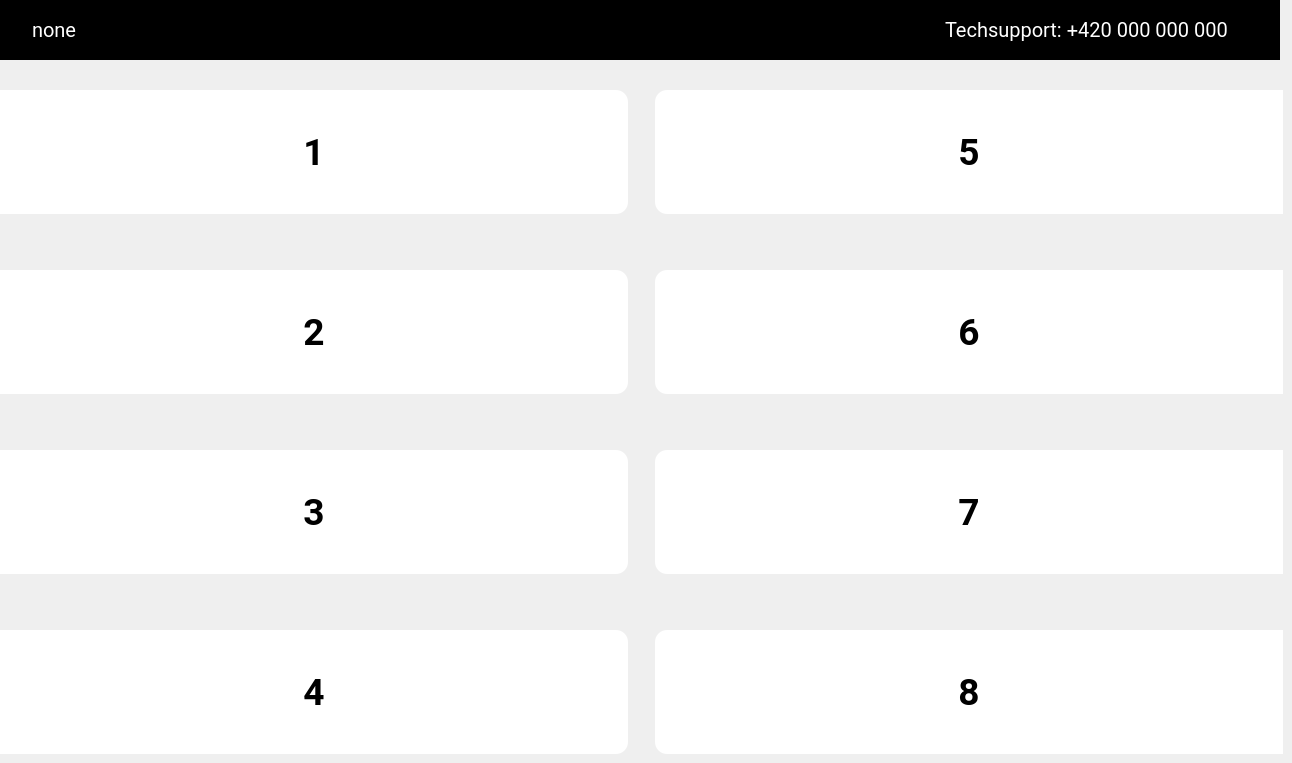
    <widget class="QWidget" name="i12Page">
     <widget class="QFrame" name="i12FrLogo">
      <property name="geometry">
       <rect>
        <x>0</x>
        <y>0</y>
        <width>1280</width>
        <height>60</height>
       </rect>
      </property>
      <property name="styleSheet">
       <string notr="true">background-color:rgb(0, 0, 0);</string>
      </property>
      <property name="frameShape">
       <enum>QFrame::StyledPanel</enum>
      </property>
      <property name="frameShadow">
       <enum>QFrame::Raised</enum>
      </property>
      <widget class="QLabel" name="i12LblLogo">
       <property name="geometry">
        <rect>
         <x>578</x>
         <y>13</y>
         <width>124</width>
         <height>34</height>
        </rect>
       </property>
       <property name="text">
        <string>&lt;html&gt;&lt;head/&gt;&lt;body&gt;&lt;p&gt;&lt;img src=&quot;:/res/pic/Frame.png&quot;/&gt;&lt;/p&gt;&lt;/body&gt;&lt;/html&gt;</string>
       </property>
      </widget>
      <widget class="QLabel" name="i12LblNumbPage">
       <property name="geometry">
        <rect>
         <x>32</x>
         <y>18</y>
         <width>120</width>
         <height>24</height>
        </rect>
       </property>
       <property name="font">
        <font>
         <family>Roboto</family>
         <pointsize>15</pointsize>
        </font>
       </property>
       <property name="styleSheet">
        <string notr="true">color:rgb(255, 255, 255);
qproperty-alignment: AlignLeft;</string>
       </property>
       <property name="text">
        <string>none</string>
       </property>
      </widget>
      <widget class="QLabel" name="i12LblTech">
       <property name="geometry">
        <rect>
         <x>945</x>
         <y>18</y>
         <width>303</width>
         <height>24</height>
        </rect>
       </property>
       <property name="font">
        <font>
         <family>Roboto</family>
         <pointsize>15</pointsize>
        </font>
       </property>
       <property name="styleSheet">
        <string notr="true">color:rgb(255, 255, 255);
qproperty-alignment: AlignLeft;</string>
       </property>
       <property name="text">
        <string>Techsupport: +420 000 000 000</string>
       </property>
      </widget>
     </widget>
     <widget class="QPushButton" name="i12Btn5">
      <property name="geometry">
       <rect>
        <x>655</x>
        <y>90</y>
        <width>628</width>
        <height>124</height>
       </rect>
      </property>
      <property name="font">
       <font>
        <family>Roboto</family>
        <pointsize>28</pointsize>
        <weight>75</weight>
        <bold>true</bold>
       </font>
      </property>
      <property name="focusPolicy">
       <enum>Qt::NoFocus</enum>
      </property>
      <property name="styleSheet">
       <string notr="true">QPushButton#i12Btn5{background-color: rgb(255, 255, 255);
color:rgb(0, 0, 0);
border-top-left-radius: 12px;
    border-top-right-radius: 0px;
    border-bottom-right-radius: 0px;
    border-bottom-left-radius: 12px;
image:url(':/res/pic/Vector2.png');
image-position: right;
border-style: outset;}
QPushButton#i12Btn5:pressed{background-color:rgb(222, 222, 222);
border-style: inset;}
</string>
      </property>
      <property name="text">
       <string>5</string>
      </property>
     </widget>
     <widget class="QPushButton" name="i12Btn6">
      <property name="geometry">
       <rect>
        <x>655</x>
        <y>270</y>
        <width>628</width>
        <height>124</height>
       </rect>
      </property>
      <property name="font">
       <font>
        <family>Roboto</family>
        <pointsize>28</pointsize>
        <weight>75</weight>
        <bold>true</bold>
       </font>
      </property>
      <property name="focusPolicy">
       <enum>Qt::NoFocus</enum>
      </property>
      <property name="styleSheet">
       <string notr="true">QPushButton#i12Btn6{background-color: rgb(255, 255, 255);
color:rgb(0, 0, 0);
border-top-left-radius: 12px;
    border-top-right-radius: 0px;
    border-bottom-right-radius: 0px;
    border-bottom-left-radius: 12px;
image:url(':/res/pic/Vector2.png');
image-position: right;
border-style: outset;}
QPushButton#i12Btn6:pressed{background-color:rgb(222, 222, 222);
border-style: inset;}
</string>
      </property>
      <property name="text">
       <string>6</string>
      </property>
     </widget>
     <widget class="QPushButton" name="i12Btn7">
      <property name="geometry">
       <rect>
        <x>655</x>
        <y>450</y>
        <width>628</width>
        <height>124</height>
       </rect>
      </property>
      <property name="font">
       <font>
        <family>Roboto</family>
        <pointsize>28</pointsize>
        <weight>75</weight>
        <bold>true</bold>
       </font>
      </property>
      <property name="focusPolicy">
       <enum>Qt::NoFocus</enum>
      </property>
      <property name="styleSheet">
       <string notr="true">QPushButton#i12Btn7{background-color: rgb(255, 255, 255);
color:rgb(0, 0, 0);
border-top-left-radius: 12px;
    border-top-right-radius: 0px;
    border-bottom-right-radius: 0px;
    border-bottom-left-radius: 12px;
image:url(':/res/pic/Vector2.png');
image-position: right;
border-style: outset;}
QPushButton#i12Btn7:pressed{background-color:rgb(222, 222, 222);
border-style: inset;}
</string>
      </property>
      <property name="text">
       <string>7</string>
      </property>
     </widget>
     <widget class="QPushButton" name="i12Btn8">
      <property name="geometry">
       <rect>
        <x>655</x>
        <y>630</y>
        <width>628</width>
        <height>124</height>
       </rect>
      </property>
      <property name="font">
       <font>
        <family>Roboto</family>
        <pointsize>28</pointsize>
        <weight>75</weight>
        <bold>true</bold>
       </font>
      </property>
      <property name="focusPolicy">
       <enum>Qt::NoFocus</enum>
      </property>
      <property name="styleSheet">
       <string notr="true">QPushButton#i12Btn8{background-color: rgb(255, 255, 255);
color:rgb(0, 0, 0);
border-top-left-radius: 12px;
    border-top-right-radius: 0px;
    border-bottom-right-radius: 0px;
    border-bottom-left-radius: 12px;
image:url(':/res/pic/Vector2.png');
image-position: right;
border-style: outset;}
QPushButton#i12Btn8:pressed{background-color:rgb(222, 222, 222);
border-style: inset;}
</string>
      </property>
      <property name="text">
       <string>8</string>
      </property>
     </widget>
     <widget class="QPushButton" name="i12Btn1">
      <property name="geometry">
       <rect>
        <x>0</x>
        <y>90</y>
        <width>628</width>
        <height>124</height>
       </rect>
      </property>
      <property name="font">
       <font>
        <family>Roboto</family>
        <pointsize>28</pointsize>
        <weight>75</weight>
        <bold>true</bold>
       </font>
      </property>
      <property name="focusPolicy">
       <enum>Qt::NoFocus</enum>
      </property>
      <property name="styleSheet">
       <string notr="true">QPushButton#i12Btn1{background-color: rgb(255, 255, 255);
color:rgb(0, 0, 0);
border-top-left-radius: 0px;
    border-top-right-radius: 12px;
    border-bottom-right-radius: 12px;
    border-bottom-left-radius: 0px;
image:url(':/res/pic/Vector.png');
image-position: left;
border-style: outset;}
QPushButton#i12Btn1:pressed{background-color:rgb(222, 222, 222);
border-style: inset;}
</string>
      </property>
      <property name="text">
       <string>1</string>
      </property>
     </widget>
     <widget class="QPushButton" name="i12Btn2">
      <property name="geometry">
       <rect>
        <x>0</x>
        <y>270</y>
        <width>628</width>
        <height>124</height>
       </rect>
      </property>
      <property name="font">
       <font>
        <family>Roboto</family>
        <pointsize>28</pointsize>
        <weight>75</weight>
        <bold>true</bold>
       </font>
      </property>
      <property name="focusPolicy">
       <enum>Qt::NoFocus</enum>
      </property>
      <property name="styleSheet">
       <string notr="true">QPushButton#i12Btn2{background-color: rgb(255, 255, 255);
color:rgb(0, 0, 0);
border-top-left-radius: 0px;
    border-top-right-radius: 12px;
    border-bottom-right-radius: 12px;
    border-bottom-left-radius: 0px;
image:url(':/res/pic/Vector.png');
image-position: left;
border-style: outset;}
QPushButton#i12Btn2:pressed{background-color:rgb(222, 222, 222);
border-style: inset;}
</string>
      </property>
      <property name="text">
       <string>2</string>
      </property>
     </widget>
     <widget class="QPushButton" name="i12Btn3">
      <property name="geometry">
       <rect>
        <x>0</x>
        <y>450</y>
        <width>628</width>
        <height>124</height>
       </rect>
      </property>
      <property name="font">
       <font>
        <family>Roboto</family>
        <pointsize>28</pointsize>
        <weight>75</weight>
        <bold>true</bold>
       </font>
      </property>
      <property name="focusPolicy">
       <enum>Qt::NoFocus</enum>
      </property>
      <property name="styleSheet">
       <string notr="true">QPushButton#i12Btn3{background-color: rgb(255, 255, 255);
color:rgb(0, 0, 0);
border-top-left-radius: 0px;
    border-top-right-radius: 12px;
    border-bottom-right-radius: 12px;
    border-bottom-left-radius: 0px;
image:url(':/res/pic/Vector.png');
image-position: left;
border-style: outset;}
QPushButton#i12Btn3:pressed{background-color:rgb(222, 222, 222);
border-style: inset;}
</string>
      </property>
      <property name="text">
       <string>3</string>
      </property>
     </widget>
     <widget class="QPushButton" name="i12Btn4">
      <property name="geometry">
       <rect>
        <x>0</x>
        <y>630</y>
        <width>628</width>
        <height>124</height>
       </rect>
      </property>
      <property name="font">
       <font>
        <family>Roboto</family>
        <pointsize>28</pointsize>
        <weight>75</weight>
        <bold>true</bold>
       </font>
      </property>
      <property name="focusPolicy">
       <enum>Qt::NoFocus</enum>
      </property>
      <property name="styleSheet">
       <string notr="true">QPushButton#i12Btn4{background-color: rgb(255, 255, 255);
color:rgb(0, 0, 0);
border-top-left-radius: 0px;
    border-top-right-radius: 12px;
    border-bottom-right-radius: 12px;
    border-bottom-left-radius: 0px;
image:url(':/res/pic/Vector.png');
image-position: left;
border-style: outset;}
QPushButton#i12Btn4:pressed{background-color:rgb(222, 222, 222);
border-style: inset;}
</string>
      </property>
      <property name="text">
       <string>4</string>
      </property>
     </widget>
    </widget>
